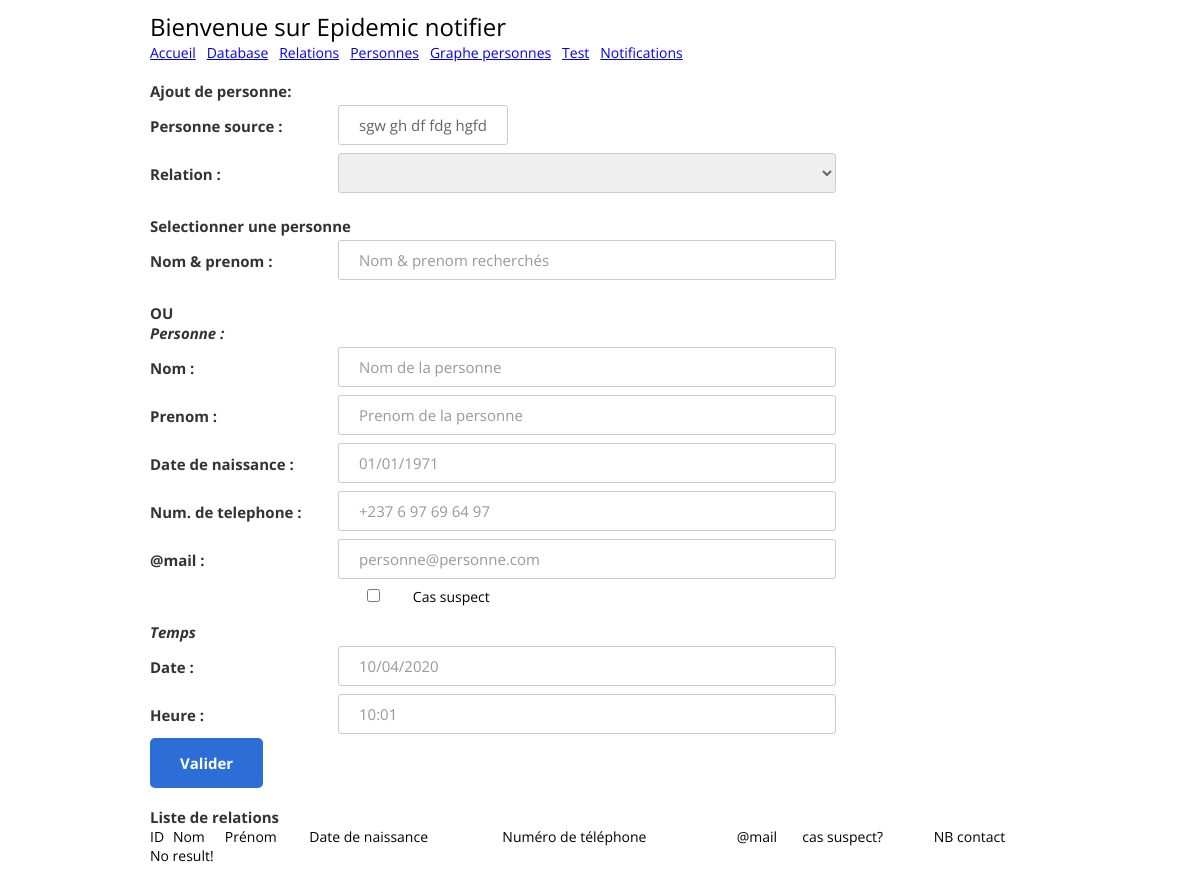
Page /crp?personne=1 on the earlier database version.
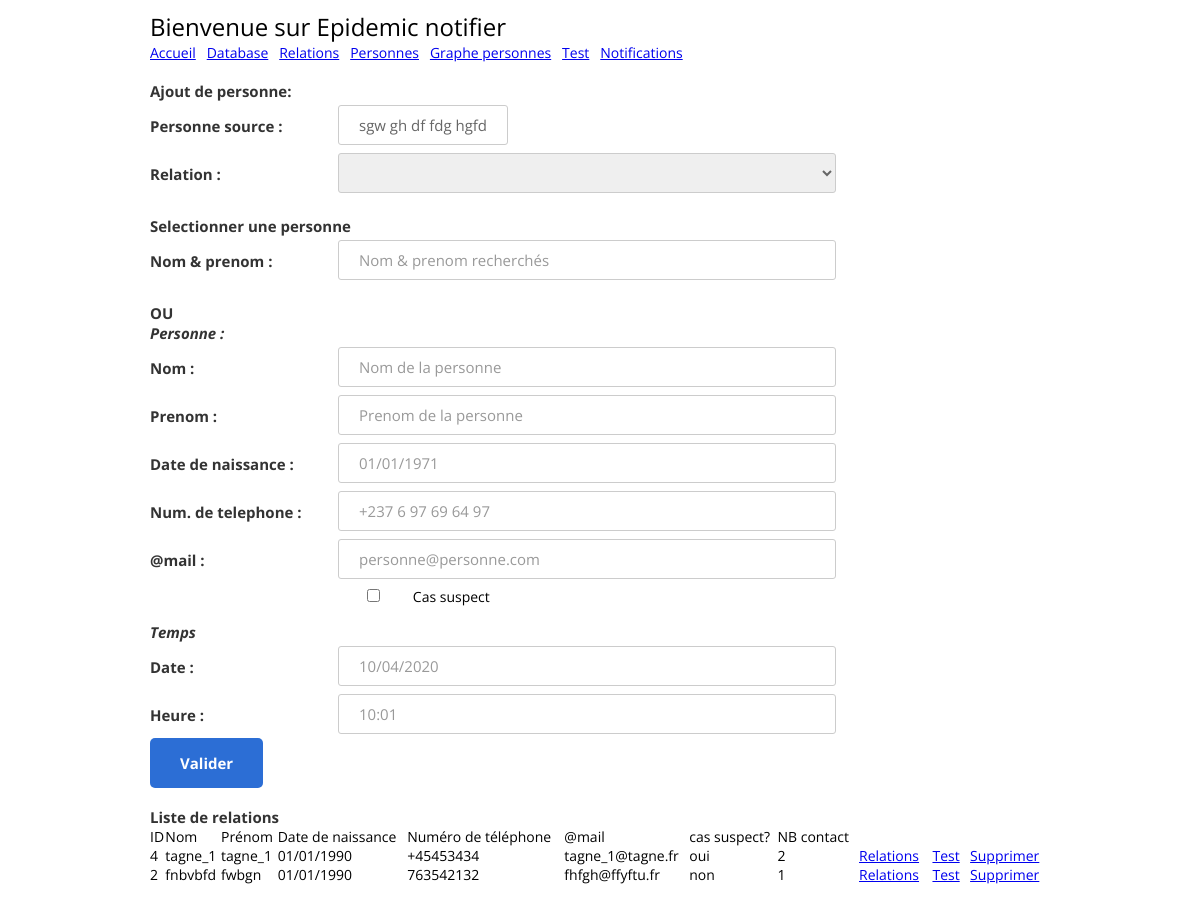
Same page on the later database version.
### tables this page shows
CREATE TABLE "personnes" (
	"id"	integer,
	"nom"	text,
	"prenom"	text,
	"date_naiss"	text,
	"num_telephone"	text,
	"email"	text,
	"suspect"	text,
	"gueri"	TEXT,
	PRIMARY KEY("id"),
	UNIQUE("nom","prenom","date_naiss")
);

### app.py (the view)
@app.route("/crp", methods=["GET"])
def home_rcp():
    personne_id = request.args.get("personne")
    if personne_id is None or personne_id == "":
        return redirect("/personnes")
    personne = Personne().get_one(personne_id)
    relations = Relation().get_all()
    personnes = CRP().get_personnes_crp(personne_id)
    return render_template("myapp/crp.html", personne=personne, relations=relations, personnes=personnes)

### treatment/db/contact_relation_personne.py (called while the page is built)
    def get_personne_nb_contact(self, personne_id):
        r = "SELECT COUNT(*) FROM contact_relation_personnes WHERE personne_id_1=? OR personne_id_2=? LIMIT 1"
        self.cur.execute(r, (str(personne_id), str(personne_id)))
        row = self.cur.fetchone()
        return row[0]

### treatment/db/personne.py (called while the page is built)
    def get_one(self, id_):
        self.cur.execute("SELECT  * FROM personnes WHERE id=? ORDER BY id ASC", str(id_))
        row = self.cur.fetchone()
        if (row != None):
            return RPersonne(str(row[0]), row[1], row[2], row[3], row[4], row[5], row[6])
        return None

### treatment/db/relation.py (called while the page is built)
    def get_all(self):
        self.cur.execute("SELECT  * FROM relations ORDER BY id ASC")
        rows = self.cur.fetchall()
        return [RRelation(row[0], row[1]) for row in rows]

### templates/myapp/crp.html (shortened to what this page needs)
<!DOCTYPE html>
<html>
  <head>
    {% include 'inc/header.html' %}
  </head>
  <body>
    <div class="page-wrapper bg-dark p-t-100 p-b-50">
      <div class="wrapper wrapper--w900">
        <form action="/crp" method="POST" onsubmit="return validate_form_crp();">
          <div class="card card-6">
            <div class="card-heading">
              {% include 'inc/header_menu.html' %}
            </div>
            <div class="card-body">
              <div class="label-row">Ajout de personne: </div>
              <div class="form-row">
                <div class="name">Personne source : </div>
                <div class="input--style-6">{{ personne.nom + ' '+ personne.prenom }}
                </div>
              </div>
              <div class="form-row">
                <div class="name">Relation : </div>
                <div class="value">
                  <select class="select-input" id="id_relation" name="id_relation">
                    <option value=""></option>
                    {% if relations %}
                      {% for r in relations %}
                        <option value="{{ r.id }}">{{ r.libelle }}</option>
                      {% endfor %}
                    {% endif %}
                  </select>
                </div>
              </div>
              <br/>
              <div class="label-row">Selectionner une personne</div>
              <div class="form-row">
                <div class="name">Nom & prenom : </div>
                <div class="value">
                  <input class="input--style-6" type="text" id="searchname" name="searchname" value="" placeholder="Nom & prenom recherchés" size="64" autocomplete="false">
                </div>
              </div>
              <br/>
              <div class="label-row">OU</div>
              {% include 'inc/form_personne.html' %}
              <div class="label-row"><i>Temps</i></div>
              <div class="form-row">
                <div class="name">Date :</div>
                <div class="value">
                  <input class="input--style-6" type="text" id="date_contact" name="date_contact" value="" placeholder="10/04/2020" autocomplete="false">
                </div>
              </div>
              <div class="form-row">
                <div class="name">Heure :</div>
                <div class="value">
                  <input class="input--style-6" type="text" id="heure_contact" name="heure_contact" value="" placeholder="10:01" autocomplete="false">
                </div>
              </div>
            </div>
          </div>
          <div class="card-footer">
            <button class="btn btn--radius-2 btn--blue-2" id="btnvalid_crp" type="submit">Valider</button>
          </div>
        </form>
        <br/>
        <div class="card card-6">
          <div class="card-body">
            <div class="label-row">Liste de relations</div>
            {% include 'inc/list_personne.html' %}
          </div>
        </div>
      </div>
    </div>
  </body>
</html>

### templates/inc/list_personne.html
<table width="100%">
      <thead>
        <td>ID</td>
        <td>Nom</td>
        <td>Prénom</td>
        <td>Date de naissance</td>
        <td>Numéro de téléphone</td>
        <td>@mail</td>
        <td>cas suspect?</td>
        <td>NB contact</td>
        <td></td>
        <td></td>
        <td></td>
      </thead>
      <tbody>
        {% if personnes %}
          {% for p in personnes %}
            <tr>
              <td>{{ p.id }}</td>
              <td>{{ p.nom }}</td>
              <td>{{ p.prenom }}</td>
              <td>{{ p.date_naiss }}</td>
              <td>{{ p.num_telephone }}</td>
              <td>{{ p.email }}</td>
              <td>{{ p.suspect }}</td>
              <td>{{ p.nb_contact }}</td>
              <td>&nbsp;<a href="crp?personne={{ p.id }}">Relations</a>&nbsp;</td>
              <td>&nbsp;<a href="tests?personne={{ p.id }}">Test</a>&nbsp;</td>
              <td>&nbsp;<a href="javascript:;" onclick="javascript:confirm_delete('personnes/delete/{{ p.id }}')">Supprimer</a>&nbsp;</td>
            </tr>
          {% endfor %}
        {% else %}
          <tr><td colspan="8">No result!</td></tr>
        {% endif %}
      </tbody>
    </table>

Differences in the rows shown:
added personnes: id "4", nom "tagne_1", prenom "tagne_1", date_naiss "01/01/1990", num_telephone "+45453434", email "tagne_1@tagne.fr", suspect "oui", nb_contact "2"
now on this page (row unchanged): personnes: id "2", nom "fnbvbfd", prenom "fwbgn", date_naiss "01/01/1990", num_telephone "763542132", email "fhfgh@ffyftu.fr", suspect "non", nb_contact "1"
Other differences:
text no longer shown: "No result!"
